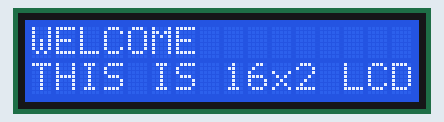
Bench run of a sketch on a simulated Arduino Uno, built with avr-gcc and run on an emulated ATmega328P. Parts: 16×2 character LCD.

Above: at 0.1 s.
At 3.2 s:
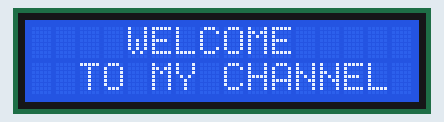

The sketch:

I2C_LCD_DEMO_MULTIPLE_PAGES.ino
```cpp
//*****************READ INSTRUCTIONS CAREFULLY******************
//AFTER FINDING THE I2C ADDRESS, INSTALL THE FOLLOWING LIBRARY AS SHOWN IN VIDEO.
//IF YOU FACE ANY PROBLEM IN INSTALLING THE LIBARY, DOWNLOAD & INSTALL IT MANUALLY.
//DOWNLOAD THE LIBRARY FROM THIS LINK : https://github.com/fdebrabander/Arduino-LiquidCrystal-I2C-library
//**************************************************************
#include <LiquidCrystal_I2C.h>    //importing library. make sure you have installed it

//creating object of LCD with I2C address & LCD type
LiquidCrystal_I2C lcd(0x27,16,2);  //(LCD address, lcd column, lcd row)
//LiquidCrystal_I2C lcd(your address,20,4);  //If you have 20 x 4 LCD, then use this line with yor LCD address

void setup()
{
  // put your setup code here, to run once:
   lcd.init();  //initialize LCD
   lcd.backlight();   //You can control the backlight by this function. use nobacklight() to turn off the backlight
}

void loop()
{
  // put your main code here, to run repeatedly:

  /*give the initial position to display text
  lcd.setCursor(0,0) the first 0 is out of 16 & second 0 is out of 2 (as of 16x2 LCD)*/
  lcd.clear();  //to clear previous data
  lcd.setCursor(0,0);
  lcd.print("WELCOME");
  lcd.setCursor(0,1);
  lcd.print("THIS IS 16x2 LCD");
  delay(3000);  //print data for 3 seconds

  //*****************START NEW PAGE****************************
  lcd.clear();  //clear first page
  lcd.setCursor(4,0);  //set new cusror position on first line
  lcd.print("WELCOME");
  lcd.setCursor(2,1);   //set new cursor position on second line
  lcd.print("TO MY CHANNEL");
  delay(3000);  //print data for 3 seconds
}
```

Measured:
- what the display in image 1 shows lasts 3.0 s, from 3.1 s to 6.1 s
